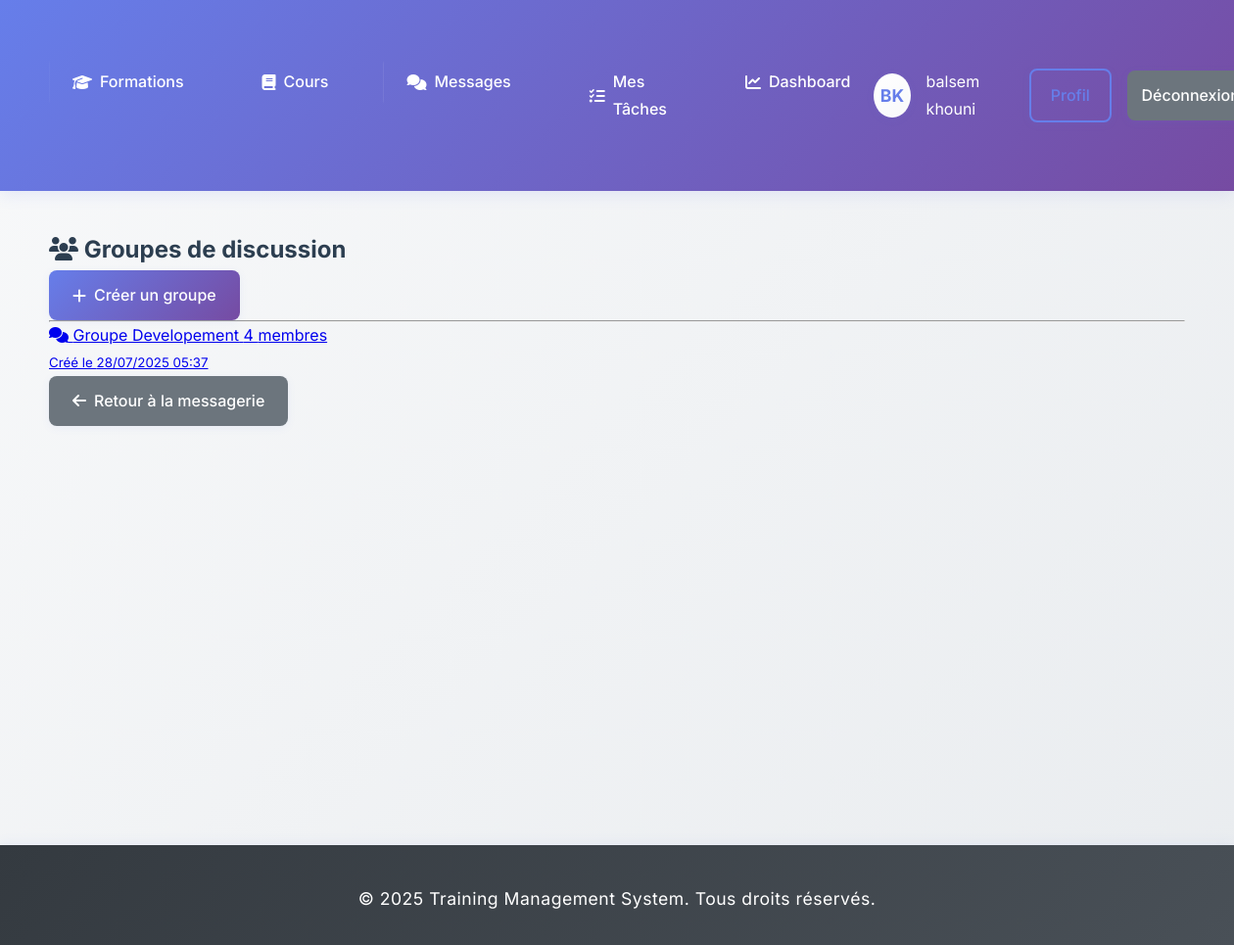
Screenshot of /messaging/groups/ (signed in) with the database file from the repository.
### users/models.py (models this page shows, shortened)
class Utilisateur(AbstractUser):
    email = models.EmailField(unique=True)
    nom = models.CharField(max_length=100)
    prenom = models.CharField(max_length=100)
    telephone = models.CharField(max_length=20, blank=True)
    adresse = models.TextField(blank=True)
    date_naissance = models.DateField(null=True, blank=True)
    photo_profil = models.ImageField(upload_to='profiles/', blank=True, null=True)
    date_creation = models.DateTimeField(default=timezone.now)
    derniere_connexion = models.DateTimeField(null=True, blank=True)
    USERNAME_FIELD = 'email'
    REQUIRED_FIELDS = ['username', 'nom', 'prenom']
    class Meta:
        verbose_name = 'Utilisateur'
        verbose_name_plural = 'Utilisateurs'

### messaging/models.py (models this page shows, shortened)
class GroupeChat(models.Model):
    nom = models.CharField(max_length=100)
    description = models.TextField(blank=True)
    createur = models.ForeignKey(Utilisateur, on_delete=models.CASCADE, related_name='groupes_crees')
    membres = models.ManyToManyField(Utilisateur, related_name='groupes_membre')
    formation = models.ForeignKey(Formation, on_delete=models.CASCADE, null=True, blank=True)
    prive = models.BooleanField(default=False)
    date_creation = models.DateTimeField(default=timezone.now)
    actif = models.BooleanField(default=True)
    class Meta:
        verbose_name = 'Groupe de Chat'
        verbose_name_plural = 'Groupes de Chat'
        ordering = ['-date_creation']

### messaging/views.py (the view)
# urls.py: path('groups/', views.groups_list, name='groups'),
@login_required
def groups_list(request):
    groups = GroupeChat.objects.filter(
        Q(membres=request.user) | Q(createur=request.user)
    ).distinct().order_by('-date_creation')
    context = {
        'groups': groups,
    }
    return render(request, 'messaging/groups.html', context)

### templates/messaging/groups.html (shortened to what this page needs)
{% extends 'base.html' %}
{% block content %}
<div class="container mt-4">
    <h2><i class="fas fa-users"></i> Groupes de discussion</h2>
    <a href="{% url 'messaging:create_group' %}" class="btn btn-primary mb-3">
        <i class="fas fa-plus"></i> Créer un groupe
    </a>
    <hr>
    {% if groups %}
        <div class="list-group">
            {% for group in groups %}
                <a href="{% url 'messaging:group_detail' group.id %}" class="list-group-item list-group-item-action">
                    <div class="d-flex justify-content-between align-items-center">
                        <span><i class="fas fa-comments"></i> {{ group.nom }}</span>
                        <span class="badge bg-primary">{{ group.membres.count }} membres</span>
                    </div>
                    <small class="text-muted">Créé le {{ group.date_creation|date:"d/m/Y H:i" }}</small>
                </a>
            {% endfor %}
        </div>
    {% else %}
        <div class="alert alert-info mt-3">Aucun groupe trouvé.</div>
    {% endif %}
    <a href="{% url 'messaging:inbox' %}" class="btn btn-secondary mt-4"><i class="fas fa-arrow-left"></i> Retour à la messagerie</a>
</div>
{% endblock %}

### templates/base.html (shortened to what this page needs)
<!DOCTYPE html>
<html lang="fr">
<head>
    <link rel="stylesheet" href="https://cdnjs.cloudflare.com/ajax/libs/font-awesome/6.4.0/css/all.min.css">
</head>
<body>
    <header class="header">
        <nav class="nav-container">
            <ul class="nav-menu">
                <li><a href="{% url 'formations:list' %}"><i class="fas fa-graduation-cap"></i> Formations</a></li>
                <li><a href="{% url 'courses:list' %}"><i class="fas fa-book"></i> Cours</a></li>
                {% if user.is_authenticated %}
                    <li><a href="{% url 'messaging:inbox' %}"><i class="fas fa-comments"></i> Messages</a></li>
                    <li><a href="{% url 'formations:task_list' %}"><i class="fas fa-tasks"></i> Mes Tâches</a></li>
                    <li><a href="{% url 'users:dashboard' %}"><i class="fas fa-chart-line"></i> Dashboard</a></li>
                {% endif %}
            </ul>
            <div class="user-menu">
                {% if user.is_authenticated %}
                    <div class="user-avatar interactive-element">
                        {{ user.prenom|first|upper }}{{ user.nom|first|upper }}
                    </div>
                    <span>{{ user.prenom }} {{ user.nom }}</span>
                    <a href="{% url 'users:profile' %}" class="btn btn-outline">Profil</a>
                    <a href="{% url 'users:logout' %}" class="btn btn-secondary">Déconnexion</a>
                {% else %}
                    <a href="{% url 'users:login' %}" class="btn btn-outline">Connexion</a>
                    <a href="{% url 'users:register' %}" class="btn btn-primary">Inscription</a>
                {% endif %}
            </div>
        </nav>
    </header>
    <main class="main-content">
        {% block content %}
        {% endblock %}
    </main>
    <footer class="footer">
        <p>&copy; 2025 Training Management System. Tous droits réservés.</p>
    </footer>
</body>
</html>

### templates/base.html (style rules this page uses)
* { margin: 0; padding: 0; box-sizing: border-box; }
:root { --primary-color: #667eea; --secondary-color: #764ba2; --accent-color: #f093fb; --success-color: #28a745; --warning-color: #ffc107; --danger-color: #dc3545; --info-color: #17a2b8; --light-color: #f8f9fa; --dark-color: #343a40; --text-primary: #2c3e50; --text-secondary: #6c757d; --border-color: #e9ecef; --shadow-light: 0 2px 8px rgba(102,126,234,0.08); --shadow-medium: 0 4px 16px rgba(102,126,234,0.12); --shadow-heavy: 0 8px 32px rgba(102,126,234,0.16); --transition-fast: 0.2s ease; --transition-medium: 0.3s ease; --transition-slow: 0.5s ease; }
body { font-family: 'Inter', 'Segoe UI', Tahoma, Geneva, Verdana, sans-serif; background: linear-gradient(135deg, #f8f9fa 0%, #e9ecef 100%); line-height: 1.7; color: var(--text-primary); font-weight: 400; }
.header { background: linear-gradient(135deg, var(--primary-color) 0%, var(--secondary-color) 100%); color: white; padding: 1rem 0; box-shadow: var(--shadow-medium); position: sticky; top: 0; z-index: 100; backdrop-filter: blur(10px); }
.nav-container { max-width: 1200px; margin: 0 auto; display: flex; justify-content: space-between; align-items: center; padding: 0 20px; }
.nav-menu { display: flex; list-style: none; gap: 2rem; }
.nav-menu a { color: white; text-decoration: none; padding: 0.75rem 1.5rem; border-radius: 8px; font-weight: 500; transition: var(--transition-medium); position: relative; overflow: hidden; display: flex; align-items: center; gap: 0.5rem; }
.nav-menu a::before { content: ''; position: absolute; top: 0; left: 0; width: 100%; height: 100%; background: rgba(255,255,255,0.1); transform: translateX(-100%); transition: var(--transition-medium); }
.user-menu { display: flex; align-items: center; gap: 1rem; }
.user-avatar { width: 45px; height: 45px; border-radius: 50%; background: linear-gradient(135deg, #fff 0%, #f8f9fa 100%); color: var(--primary-color); display: flex; align-items: center; justify-content: center; font-weight: bold; font-size: 1.1rem; box-shadow: var(--shadow-light); transition: var(--transition-medium); border: 2px solid transparent; }
.main-content { max-width: 1200px; margin: 2.5rem auto 2rem auto; padding: 0 20px; min-height: calc(100vh - 220px); }
.btn { display: inline-flex; align-items: center; justify-content: center; gap: 0.5rem; padding: 0.75rem 1.5rem; border: none; border-radius: 8px; text-decoration: none; cursor: pointer; font-size: 1rem; font-weight: 500; transition: var(--transition-medium); text-align: center; box-shadow: var(--shadow-light); position: relative; overflow: hidden; min-height: 44px; }
.btn::before { content: ''; position: absolute; top: 50%; left: 50%; width: 0; height: 0; background: rgba(255,255,255,0.2); border-radius: 50%; transform: translate(-50%, -50%); transition: var(--transition-medium); }
.btn-primary { background: linear-gradient(135deg, var(--primary-color) 0%, var(--secondary-color) 100%); color: white; }
.btn-secondary { background: var(--text-secondary); color: white; }
.btn-outline { background: transparent; border: 2px solid var(--primary-color); color: var(--primary-color); }
.footer { background: linear-gradient(135deg, var(--dark-color) 0%, #495057 100%); color: white; text-align: center; padding: 2.5rem 0 2rem 0; margin-top: 3rem; font-size: 1.1rem; letter-spacing: 0.5px; box-shadow: 0 -2px 12px rgba(102,126,234,0.07); }
.interactive-element { transition: var(--transition-medium); cursor: pointer; }
html { scroll-behavior: smooth; }

### rows the page displays
Utilisateur: prenom|first "B", nom|first "K", prenom "balsem", nom "khouni"
GroupeChat: nom "Groupe Developement", membres.count "4", date_creation "28/07/2025 05:37"
